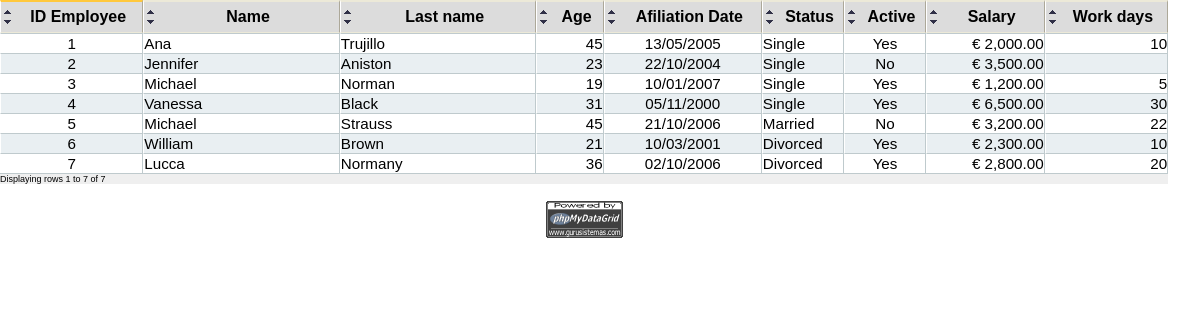
The page /sample2.php on the database its author committed.
### tables this page shows
CREATE TABLE `employees` (
	  `id` int(6) NOT NULL auto_increment,
	  `name` char(20) default NULL,
	  `lastname` char(20) default NULL,
	  `salary` float default NULL,
	  `age` int(2) default NULL,
	  `afiliation` date default NULL,
	  `status` int(1) default NULL,
	  `active` tinyint(1) default NULL,
	  `workeddays` int(2) default NULL,
	  `photo` char(30) default NULL,
	  PRIMARY KEY  (`id`)
);

### phpmydatagrid.class.php (the view, shortened to what the rows shown need)
<?php
class datagrid{
	var $connectionHandler;
	var $isADO	             = false;
	var $tablename			 = '';
	var $where               = '';
	var $groupby             = '';
	var $fieldsArray         = array();
	var $friendlyHTML        = false;
	var $recno               = 0;
	var $maxRec              = 20;
	var $imgpath             = "images/";
	var $orderArrows         = true;
	var $keyfield            = '';
	var $closeTags           = true;
	var $salt                = 'salt&pepper';
	var $FormName            = '';
	var $doForm              = false;
	var $methodForm          = 'POST';
	var $ajaxEditable        = '';
	var $decimalDigits       = 2;
	var $decimalsep          = ".";
	var $numerics			 = "0-1-2-3-4-double-float-integer-signed-count-percentage-promille";
	var $sql                 = "";
	var $images = array(
			'add'         => 'add.png',
			'ajax'        => 'ajax.gif',
			'ASC'         => 'asc.png',
			'cancel'      => 'cancel.png',
			'close'       => 'close.png',
			'DESC'        => 'desc.png',
			'down'        => 'down.png',
			'down_off'    => 'down_off.png',
			'edit'        => 'edit.png',
			'erase'       => 'erase.png',
			'minidown'    => 'minidown.png',
			'miniup'      => 'miniup.png',
			'save'        => 'save.png',
			'search'      => 'search.png',
			'up'          => 'up.png',
			'up_off'      => 'up_off.png',
			'view'        => 'view.png',
			'save'        => 'save'
	);
	var $message = array(
			'cancel' 	  => 'Cancel',
			'close' 	  => 'Close',
			'save'	 	  => 'Save',
			'saving'      => 'Saving . . .',
			'loading'     => 'Loading . . .',
			'edit'	 	  => 'Edit',
			'delete'  	  => 'Delete',
			'add'    	  => 'New',
			'view'    	  => 'View',
			'addRecord'	  => 'Add record',
			'edtRecord'	  => 'Edit record',
			'chkRecord'	  => 'View record',
			'false'       => 'No',
			'true'        => 'Yes',
			'prev'        => 'Previous',
			'next'        => 'Next',
			'confirm'	  => 'Delete record?',
			'search' 	  => 'Search',
			'resetSearch' => 'Reset Search',
			'doublefield' => 'Duplicate field definition',
			'norecords'   => 'No records found',
			'errcode'     => 'Error in Data [Incorrect verification code]',
			'noinsearch'  => 'Field not available for search',
			'noformdef'   => 'To use "checkable" feature you must define a FORM name by using Form Function',
			'cannotadd'   => 'Can not add records to this grid',
			'cannotedit'  => 'Can not edit records in this grid',
			'cannotsearch'=> 'Can not make searchs in this grid',
			'cannotdel'   => 'Can not delete records in this grid',
			'sqlerror'    => 'SQL Error found in query:',
			'errormsg'    => 'Error Message:',
			'errorscript' => 'SQL Error in script:',
			'display'     => 'Displaying rows',
			'to'          => 'to',
			'of'          => 'of'
	);
	function conectadb($strServer, $strUsername, $strPassword, $strDatabase, $bolUseADOdb=false, $strType='mysql', $intPort=3306){
		if (!$bolUseADOdb){
			$this->connectionHandler = mysql_connect("$strServer:$intPort", $strUsername, $strPassword) or
				$this->SQLerror("mysql_connect('$strServer:$intPort', $strUsername, $strPassword))", mysql_error());
		}else{
			$this->isADO = true;
			$this->connectionHandler = &ADONewConnection($strType);
	        $this->connectionHandler -> Connect($strServer, $strUsername, $strPassword, $strDatabase);
		}
	}
	function tabla($tabla){
		$this->tablename = $tabla;
	}
	function validField($strfieldName){
		if (in_array($strfieldName, $this->getFields())) return true; else return false;
	}
	function getFields($filter=''){
		$arrFilter = explode(",",$filter);
		$arrField = array();
		foreach($this->fieldsArray as $value) {
			$fldType = $value["inputtype"];
			if (empty($filter)){
				$arrField[] = $value["strfieldName"];
			}else{
				if(in_array($fldType, $arrFilter)){
					$arrField[] = $value["strfieldName"];
				}
			}
		}
		return $arrField;
	}
	function friendlyHTML(){
		$this->friendlyHTML = true;
	}
	function closeTags($bolStat){
		$this->closeTags = $bolStat;
	}
	function Form($formName, $doForm=true){
		$this->doForm = $doForm;
		$this->FormName = $formName;
	}
	function pathtoimages($path){
		$this->imgpath = $path;
	}
	function FormatColumn($strfieldName, $strHeader, $fieldWidth=0, $maxlength=0, $inputtype=0, $columnwidth=0, $align= 'center', $Mask='text', $default='', $cutChar=0){
		if ( $strfieldName=="" or !$this->validField( $strfieldName)){
			$mask = strtolower($Mask);
			$this->fieldsArray["$strfieldName"]["strfieldName"] = $strfieldName;
			$this->fieldsArray["$strfieldName"]["strHeader"]    = $strHeader;
			$this->fieldsArray["$strfieldName"]["fieldWidth"]   = $fieldWidth;
			$this->fieldsArray["$strfieldName"]["maxlength"]    = $maxlength;
			$this->fieldsArray["$strfieldName"]["columnwidth"]  = intval($columnwidth)."px";
			$this->fieldsArray["$strfieldName"]["align"]        = $align;
			$this->fieldsArray["$strfieldName"]["mask"]         = $Mask;
			$this->fieldsArray["$strfieldName"]["default"]      = $default;
			$this->fieldsArray["$strfieldName"]["select"]       = '';
			$this->fieldsArray["$strfieldName"]["cutChar"]      = $cutChar;
			$datatype='text';
			$pmask = !(strpos($this->numerics,trim($mask)) === false);
			if (substr($mask,0,5)=='money' or $pmask)$datatype='number';
			if (substr($mask,0,4)=='date') $datatype='date';
			if (substr($mask,0,4)=='bool' or substr($mask,0,5)=='check'){ $datatype='check';
				if (strpos($mask,':') > 0) {
					$arrMask=explode(':',$Mask); $arrMask=array_slice($arrMask,1);
				}else{
					$arrMask=array($this->message['false'],$this->message['true']);
				}
				$this->fieldsArray["$strfieldName"]["select"] = $arrMask;
			}
			if (substr($mask,0,6)=='select'){ $datatype='select';
				$maskData = array();
				if (strpos($mask,':') >0 ){
					$mask=explode(':',$Mask);
					if (strtoupper(substr($mask[1],0,7)) == 'SELECT ') {
						if ($this->isADO){
							if (($objResult = $this->connectionHandler->Execute($mask[1])) === false)
									$this->SQLerror($mask[1],$this->connectionHandler->ErrorMsg());
							while (!$objResult->EOF){
								$arrResult = $objResult->fields;
								$maskData[$arrResult[0]]=$arrResult[1];
								$objResult->MoveNext();
							}
						}else{
							$objResult = mysql_query($mask[1]) or $this->SQLerror($mask[1], mysql_error());
							while ($arrResult = mysql_fetch_array($objResult))
								$maskData[$arrResult[0]]=$arrResult[1];
						}
					}else{
						$arrMask=array_slice($mask,1);
						foreach ($arrMask as $ArrData)	{
							$arrOptions = explode( '_', $ArrData);
							$rowID = $arrOptions[0];
							if (isset($arrOptions[1])) $rowName = $arrOptions[1]; else $rowName = $rowID;
							$maskData[$rowID]=$rowName;
						}
					}
					$this->fieldsArray["$strfieldName"]["select"] = $maskData;
				}
			}
			$this->fieldsArray["$strfieldName"]["datatype"] = $datatype;
			$this->fieldsArray["$strfieldName"]["inputtype"] = $inputtype;
		}else{
			die("<div id='DG_sqlerror' class='dgError'>".$this->message['doublefield'].":<strong> [$strfieldName]</strong></div>");
		}
	}
	function setHeader($phpScriptFile="", $jsFile = "js/dgscripts.js", $cssFile = "css/dgstyle.css"){
		$sl = ($this->closeTags)?"/":"";
		$br = ($this->friendlyHTML)?"\n":"";
		if (!isset($_REQUEST["DG_ajaxid"])) {
			echo "<link type='text/css' rel='stylesheet' href='$cssFile' $sl>$br";
		}
	}
	function putAcutes($strText){
		$strText = str_replace( "á" , "&aacute;", $strText);
		$strText = str_replace( "é" , "&eacute;", $strText);
		$strText = str_replace( "í" , "&iacute;", $strText);
		$strText = str_replace( "ó" , "&oacute;", $strText);
		$strText = str_replace( "ú" , "&uacute;", $strText);
		$strText = str_replace( "Á" , "&Aacute;", $strText);
		$strText = str_replace( "É" , "&Eacute;", $strText);
		$strText = str_replace( "Í" , "&Iacute;", $strText);
		$strText = str_replace( "Ó" , "&Oacute;", $strText);
		$strText = str_replace( "Ú" , "&Uacute;", $strText);
		$strText = str_replace( "Ñ" , "&Ntilde;", $strText);
		$strText = str_replace( "ñ" , "&ntilde;", $strText);
		return $strText;
	}
	function grid(){
		$br = ($this->friendlyHTML)?"\n":"";
		$sl = ($this->closeTags)?"/":"";
		$strNew=""; $strSearch=""; $orderby =""; $where= ""; $orderExpr="";
		foreach ($this->fieldsArray as $column){
			$columnName = $column["strfieldName"];
			$mask=$column["mask"];
			if (substr($mask,0,5)=='money') {
				$mask = $mask.":".$this->decimalsep;
			}else{
				if (strpos($this->numerics,$mask) > 0) $mask.= ":x:".$this->decimalsep;
			}
			$this->fieldsArray[$columnName]["mask"] = $mask;
		}
		$where = $this->where;
		$groupby = $this->groupby;
		$recno = $this->recno;
		$recno = intval($recno);
		if (!isset($_REQUEST["DG_ajaxid"])) {
			if ($this->doForm)
				echo "$br<form method='".strtolower($this->methodForm)."' action='".basename($_SERVER["PHP_SELF"])."' id='$this->FormName' >$br";
			echo "<div id='dgDiv' class='dgMainDiv'>$br";
		}
		$pagSelect = "SELECT count(*) FROM $this->tablename $where $groupby $orderby";
		$fltypes = "0,1,3,4,5";
		echo "<table id='dgTable' class='dgTable' cellpadding='0' cellspacing='0'>$br";
		$strHeader = "<tr align='center'>$br"; $fieldsCount = 0;
		foreach ($this->getFields($fltypes) as $fldName){
			$strHeader.="<td class='dgTitles'>";
			if ($this->orderArrows and !in_array($this->fieldsArray[$fldName]['inputtype'], array(2,3,4))){
				$strHeader.="<table border='0' cellspacing='0' cellpadding='0' style='width:100%'>$br";
				$strHeader.="<tr>$br<td class='dgArrows' style='vertical-align:bottom'>$br";
				$strHeader.="<img src='".$this->imgpath.$this->images["miniup"]."' class='dgImgLink' alt='^' onClick=\"DG_orderby('".$this->fieldsArray[$fldName]["strfieldName"]."','ASC')\" $sl></td>$br";
				$strHeader.="<td rowspan='2' style='vertical-align:middle;' align='center'>$br";
			}
			$strHeader.=$this->putAcutes($this->fieldsArray[$fldName]['strHeader']).$br;
			if ($this->orderArrows and !in_array($this->fieldsArray[$fldName]['inputtype'], array(2,3,4))){
				$strHeader.="</td>$br</tr>$br";
				$strHeader.="<tr>$br<td class='dgArrows' style='vertical-align:top'>$br";
				$strHeader.="<img src='".$this->imgpath.$this->images["minidown"]."' class='dgImgLink' alt='v' onClick=\"DG_orderby('".$this->fieldsArray[$fldName]["strfieldName"]."','DESC')\" $sl></td>$br</tr>$br</table>$br";
			}
			$strHeader.= "</td>$br";
		}
		echo $strHeader;
		if ($this->isADO){
			if (($objSQLpag = $this->connectionHandler->Execute($pagSelect)) === false)
				$this->SQLerror($pagSelect,$this->connectionHandler->ErrorMsg());
			else
				if (empty($groupby))
					$intRecords = $objSQLpag->fields[0];
				else
					$intRecords = $objSQLpag->RecordCount();
		}else{
			$objSQLpag  = mysql_query($pagSelect, $this->connectionHandler) or $this->SQLerror($pagSelect,mysql_error());
			$arrRow 	= mysql_fetch_array($objSQLpag);
			if (empty($groupby))
				$intRecords = $arrRow[0];
			else
				$intRecords = mysql_num_rows($objSQLpag);
		}
		$recno = ($recno>$intRecords)?$intRecords:$recno;
		$arrSQLFld = $this->getFields("0,1,4,5");
		$sqlFields = implode(",", $arrSQLFld);
		if (empty($this->sql))
			$strSelect = "SELECT $sqlFields FROM $this->tablename $where $groupby $orderby LIMIT $recno, $this->maxRec";
		else
			$strSelect = $this->sql." $where $groupby $orderby LIMIT $recno, $this->maxRec";
		if ($this->isADO){
			if (($objRes = $this->connectionHandler->Execute($strSelect)) === false)
				$this->SQLerror($strSelect,$this->connectionHandler->ErrorMsg());
		}else{
			$objRes = mysql_query($strSelect, $this->connectionHandler) or $this->SQLerror($strSelect,mysql_error());
		}
		$exitLoop = false;
		$alt = false; $countRecords = 0;
		$keyTemp = 0;
		do{
			if (!$this->isADO){
				if(!$rowRes = mysql_fetch_array($objRes)) $exitLoop=true;
			}else{
				if (!$objRes->EOF) $rowRes = $objRes->fields; else $exitLoop=true;
			}
			if (!$exitLoop){
				if (empty($this->keyfield)){
					$keyValue = $keyTemp; $keyTemp++;
				}else
					$keyValue = $rowRes[$this->keyfield];
				$clAlt = ($alt)?"alt":"norm";
				echo "<tr class='dgRows".$clAlt."TR'>$br";
				foreach ($this->getFields($fltypes) as $key=>$value){
					$dataType   = $this->fieldsArray[$value]['datatype'];
					$isreadonly =($this->fieldsArray[$value]['inputtype']==1)?true:false;
					$mask       = $this->fieldsArray[$value]['mask'];
					$columnwidth= $this->fieldsArray[$value]['columnwidth'];
					$fldAlign   = $this->fieldsArray[$value]['align'];
					$selData    = $this->fieldsArray[$value]['select'];
					echo "<td class='dgRow$clAlt' align='$fldAlign'>$br";
					echo "<div id='$value.-.$keyValue' style='width:$columnwidth;' ";
					if (empty($this->ajaxEditable) or $isreadonly or in_array($dataType,array("link","image","imagelink","calc","chart"))){
						if ($dataType=='link') echo "class='dgLinks'";
						if ($dataType=='calc') echo "class='dgBold'";
					}else{
						echo "onclick='DG_D_edit(this,\"".md5($this->salt.$value.":toEdit:".$keyValue)."\")' ";
					}
					echo ">$br";
					$rowValue = (isset($rowRes[$value]))?$this->putAcutes($rowRes[$value]):"";
					$rowValue = ($rowValue=="" or is_null($rowValue))?"&nbsp;":$rowValue;
					switch ($dataType){
						default:
							$rowValue = trim($rowValue); $rowValue = (empty($rowValue))?"&nbsp;":$rowValue;
							echo $this->mask($rowValue,$mask,$dataType,$selData,$rowRes);
						break;
					}
					echo "</div>$br";
					echo "</td>$br";
				}
				$alt = !$alt;
			}
		}while (!$exitLoop);
		echo "</table>$br";
		if (!isset($_REQUEST["DG_ajaxid"])) echo "</div>$br";
		if (!isset($_REQUEST["DG_ajaxid"]) and $this->doForm)
			echo "</form>$br";
	}
	function mask($value,$mask,$datatype,$aselect,$row){
		switch ($datatype){
			case 'number':
				return $this->number_mask($value,$mask);
			break;
			case 'date':
				return $this->date_mask($value,$mask);
			break;
			case 'check':
				if (strpos($mask,':')>0){
					$arrMask=explode(':',$mask);
					$value=(empty($value))?0:$value;
					return  $arrMask[$value+1];
				}
			break;
			case 'select':
				if (is_array($aselect) && !empty($value) && isset($aselect[$value])) return $aselect[$value]; else return $value;
			break;
			default:
				return $value;
		}
	}
	function number_mask($value,$mask){
		if (is_null($value) || is_numeric($value)==false) return $value;
		$decimalsep = $this->decimalsep;
		$moneySign='';
		if (strpos($mask,':')>0){
			$arrMask=explode(':',$mask);
			$mask=$arrMask[0];
			$moneySign  = (empty($arrMask[1])) ? $moneySign:$arrMask[1];
			$decimalsep = (empty($arrMask[2])) ? $decimalsep:$arrMask[2];
		}
		$thousandsep= ($decimalsep=='.') ? ',': '.';
        $value=(is_numeric($value)?$value:0);
		switch ($mask){
			case 'money': $retval=sprintf ('%s  %s', $moneySign, number_format($value,$this->decimalDigits,$decimalsep,$thousandsep)) ; break;
			case 'count': case 'integer': case 'unsigned': $retval=sprintf ('%s', number_format($value,0,$decimalsep,$thousandsep)) ; break;
		}
		return $retval;
	}
	function date_mask($value,$mask){
		if($value != "") {
			$format='';
			$separator='';
			if (strpos($mask,':')>0){
			 	$arrMask=explode(':',$mask);
				$format=(empty($arrMask[1])) ? $format : $arrMask[1];
				$separator=(empty($arrMask[2])) ? $separator: $arrMask[2];
			}
			$arrDdate = $this->datecheck($value,'ymd','-', $format, $separator);
			if ($arrDdate != false)	$value =$arrDdate['todate'] ;
		}
		return  $value;
	}
	function datecheck($date,$format='ymd',$separator='-',$toformat='mdy',$toseparator='-') {
		$format = ($format=='')?'ymd':strtolower($format);
		if (count($datebits=explode($separator,$date))!=3) return false;
		$year = intval($datebits[strpos($format, 'y')]);
		$month = intval($datebits[strpos($format, 'm')]);
		$day = intval($datebits[strpos($format, 'd')]);
		$year=($year <10 )? '200'.$year:$year;
		$year=($year <50 )? '20' .$year:$year;
		$year=($year <100)? '19' .$year:$year;
		$month=($month <10)? '0' .$month:$month;
		$day=($day <10)? '0' .$day:$day;
		$arrDate= array('y' => $year, 'm' => $month, 'd' => $day, 'iso' => $year.'-'.$month.'-'.$day, 'fromdate'=> $date, 'todate' => '' );
		$arrDate['todate'] = $arrDate[$toformat[0]].$toseparator.$arrDate[$toformat[1]].$toseparator.$arrDate[$toformat[2]];
		return $arrDate;
	}
}
?>

### rows shown on the page
employees: id "1", name "Ana", lastname "Trujillo", age "45", afiliation "13/05/2005", status "Single", active "Yes", salary "€ 2,000.00", workeddays "10"
employees: id "2", name "Jennifer", lastname "Aniston", age "23", afiliation "22/10/2004", status "Single", salary "€ 3,500.00"
employees: id "3", name "Michael", lastname "Norman", age "19", afiliation "10/01/2007", status "Single", active "Yes", salary "€ 1,200.00", workeddays "5"
employees: id "4", name "Vanessa", lastname "Black", age "31", afiliation "05/11/2000", status "Single", active "Yes", salary "€ 6,500.00", workeddays "30"
employees: id "5", name "Michael", lastname "Strauss", age "45", afiliation "21/10/2006", status "Married", salary "€ 3,200.00", workeddays "22"
employees: id "6", name "William", lastname "Brown", age "21", afiliation "10/03/2001", status "Divorced", active "Yes", salary "€ 2,300.00", workeddays "10"
employees: id "7", name "Lucca", lastname "Normany", age "36", afiliation "02/10/2006", status "Divorced", active "Yes", salary "€ 2,800.00", workeddays "20"

### other values the page prints
$this->mask($rowValue,$mask,$dataType,$selData,$rowRes) "No"
$this->message['display'] "Displaying rows"
$recno+1 "1"
$this->message['to'] "to"
$recno+$countRecords "7"
$this->message['of'] "of"
$intRecords "7"
